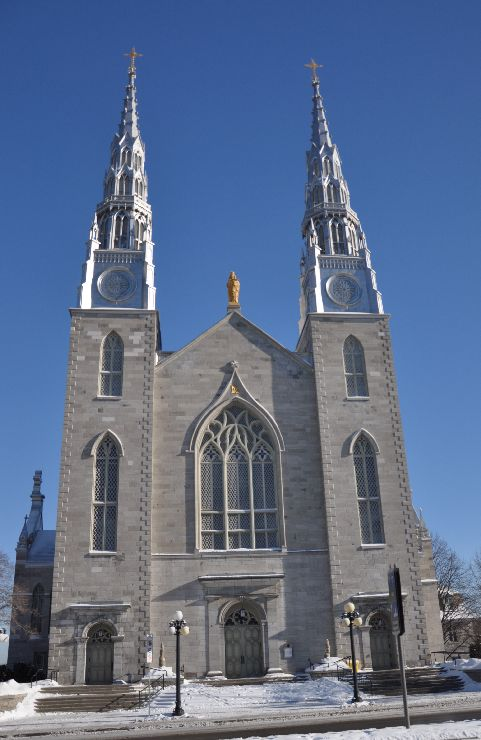
//> input picture opencv/learning-opencv3/resources/church01.jpg, 481 x 740 px
$ ./interestPoints   (built with g++ and OpenCV 4)
//> lines starting //> are read from the running program, lines starting //| are printed output that depends on the picture; after the words box and inside, x2 and y2 are one past the last pixel; in counts of white or black regions, pixels touching at a corner belong together
#include <iostream>
#include <opencv2/core.hpp>
#include <opencv2/features2d.hpp>
#include <opencv2/highgui.hpp>
#include <opencv2/imgproc.hpp>
#include <vector>

#include "harriscorners.h"

int main()
{
    cv::Mat image = cv::imread("../images/church01.jpg", 0);
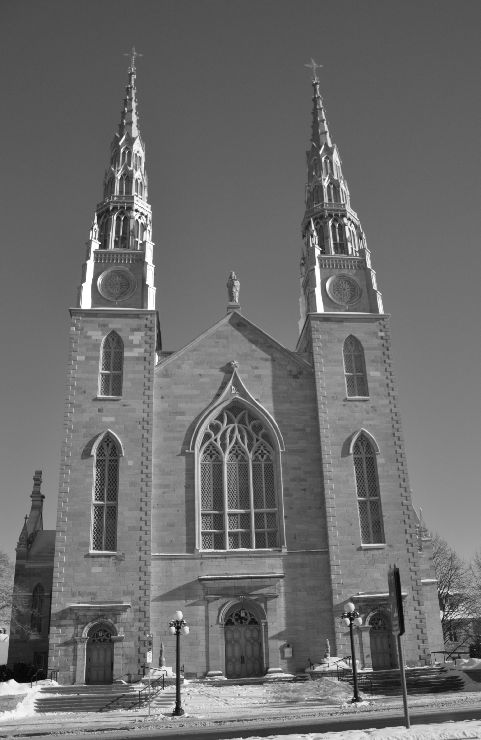
//> image: 740 rows x 481 cols, CV_8UC1; min 0, max 255, mean 108.3
    cv::imshow("Original Image", image);

    cv::Mat cornerStrength;
    cv::cornerHarris(image, cornerStrength,
                     3,     // neighborhood size
                     3,     // aperture size
                     0.01); // Harris parameter
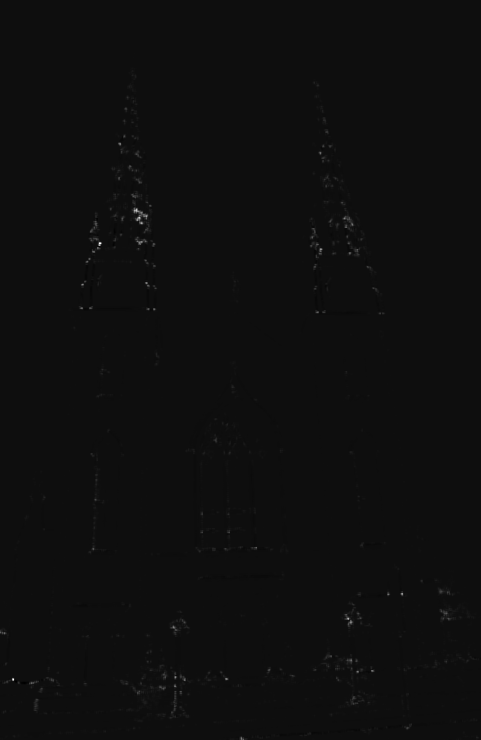
//> cornerStrength: 740 rows x 481 cols, CV_32FC1; min -0.00136, max 0.0233, mean 3.96e-05; drawn with min black and max white

    cv::Mat harrisCorners;
    double threshold = 0.0001;
    cv::threshold(cornerStrength, harrisCorners, threshold, 255, cv::THRESH_BINARY_INV);
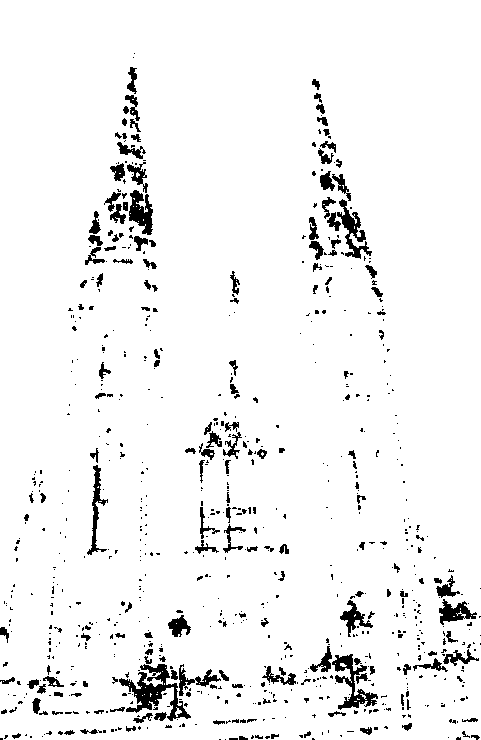
//> harrisCorners: 740 rows x 481 cols, CV_32FC1; 94.8% white; 780 black regions (605 under 20 px), largest, box (x1, y1, x2, y2) and area: (119, 664, 191, 721) 1380, (332, 654, 378, 710) 850, (337, 199, 372, 259) 690
    cv::imshow("Harris Corner Map", harrisCorners);

//> (the run ends here: the program needs code that is not available in this run, at `HarrisDetector harris;`)

$ run again, with opencv/learning-opencv3/resources/church03.jpg copied over opencv/learning-opencv3/resources/church01.jpg
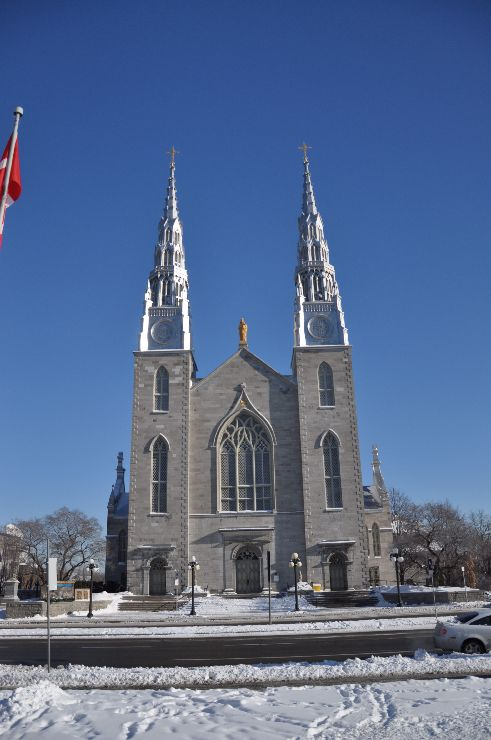
//> input picture opencv/learning-opencv3/resources/church03.jpg, 491 x 740 px
//> `cv::cornerHarris(image, cornerStrength, 3, 3, 0.01);`:
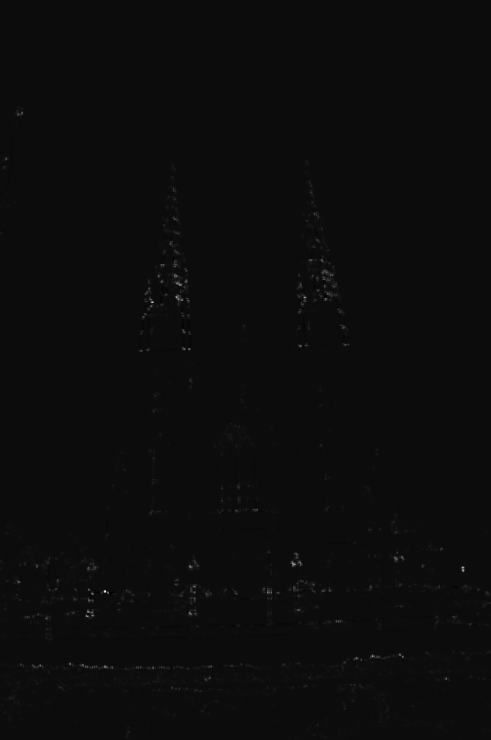
//> cornerStrength: 740 rows x 491 cols, CV_32FC1; min -0.00123, max 0.0237, mean 4.52e-05; drawn with min black and max white
//> `cv::threshold(cornerStrength, harrisCorners, threshold, 255, cv::THRES..`:
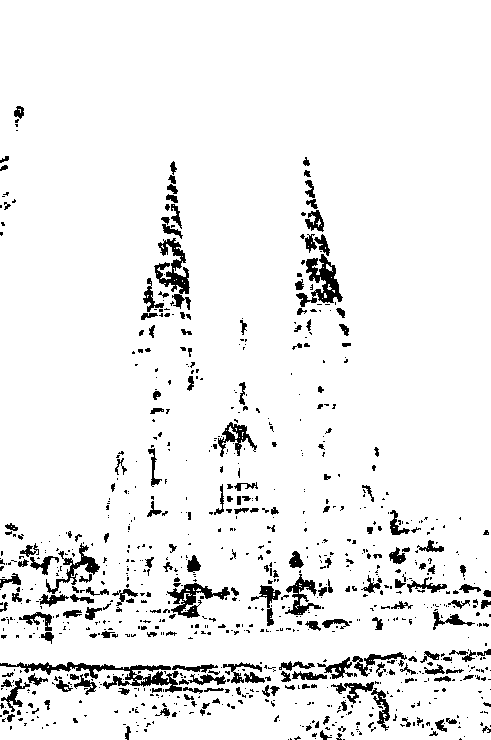
//> harrisCorners: 740 rows x 491 cols, CV_32FC1; 93.4% white; 911 black regions (704 under 20 px), largest, box (x1, y1, x2, y2) and area: (0, 662, 182, 693) 1487, (154, 238, 191, 310) 1024, (296, 254, 343, 307) 993
